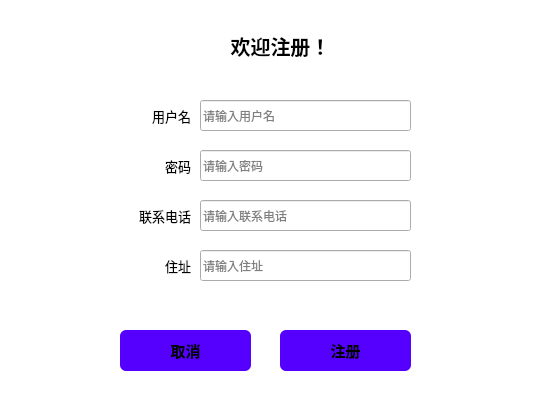
<?xml version="1.0" encoding="UTF-8"?>
<ui version="4.0">
 <class>Register_Page</class>
 <widget class="QWidget" name="Register_Page">
  <property name="geometry">
   <rect>
    <x>0</x>
    <y>0</y>
    <width>540</width>
    <height>420</height>
   </rect>
  </property>
  <property name="minimumSize">
   <size>
    <width>540</width>
    <height>420</height>
   </size>
  </property>
  <property name="maximumSize">
   <size>
    <width>540</width>
    <height>420</height>
   </size>
  </property>
  <property name="windowTitle">
   <string>用户注册</string>
  </property>
  <property name="styleSheet">
   <string notr="true">QWidget#Register_Page  QPushButton
{
	background-color: rgb(85, 0, 255);
	border-radius:6px;
}
QWidget#Register_Page  QPushButton:hover
{
	background-color: rgb(255, 0, 255);
}
QWidget#Register_Page
{
	background-color: rgb(255, 255, 255);
}</string>
  </property>
  <widget class="QPushButton" name="Ok">
   <property name="geometry">
    <rect>
     <x>280</x>
     <y>330</y>
     <width>131</width>
     <height>41</height>
    </rect>
   </property>
   <property name="font">
    <font>
     <pointsize>11</pointsize>
     <bold>true</bold>
    </font>
   </property>
   <property name="styleSheet">
    <string notr="true"/>
   </property>
   <property name="text">
    <string>注册</string>
   </property>
  </widget>
  <widget class="QLabel" name="PhoneNum">
   <property name="geometry">
    <rect>
     <x>110</x>
     <y>200</y>
     <width>81</width>
     <height>31</height>
    </rect>
   </property>
   <property name="font">
    <font>
     <pointsize>10</pointsize>
    </font>
   </property>
   <property name="styleSheet">
    <string notr="true"/>
   </property>
   <property name="text">
    <string>联系电话</string>
   </property>
   <property name="alignment">
    <set>Qt::AlignRight|Qt::AlignTrailing|Qt::AlignVCenter</set>
   </property>
  </widget>
  <widget class="QLabel" name="userNa">
   <property name="geometry">
    <rect>
     <x>110</x>
     <y>100</y>
     <width>81</width>
     <height>31</height>
    </rect>
   </property>
   <property name="font">
    <font>
     <pointsize>10</pointsize>
     <bold>false</bold>
    </font>
   </property>
   <property name="styleSheet">
    <string notr="true"/>
   </property>
   <property name="text">
    <string>用户名</string>
   </property>
   <property name="alignment">
    <set>Qt::AlignRight|Qt::AlignTrailing|Qt::AlignVCenter</set>
   </property>
  </widget>
  <widget class="QLabel" name="Pwd">
   <property name="geometry">
    <rect>
     <x>110</x>
     <y>150</y>
     <width>81</width>
     <height>31</height>
    </rect>
   </property>
   <property name="font">
    <font>
     <pointsize>10</pointsize>
    </font>
   </property>
   <property name="styleSheet">
    <string notr="true"/>
   </property>
   <property name="text">
    <string>密码</string>
   </property>
   <property name="alignment">
    <set>Qt::AlignRight|Qt::AlignTrailing|Qt::AlignVCenter</set>
   </property>
  </widget>
  <widget class="QLineEdit" name="phoneEdit">
   <property name="geometry">
    <rect>
     <x>200</x>
     <y>200</y>
     <width>211</width>
     <height>31</height>
    </rect>
   </property>
   <property name="maxLength">
    <number>11</number>
   </property>
   <property name="placeholderText">
    <string>请输入联系电话</string>
   </property>
  </widget>
  <widget class="QLineEdit" name="adrEdit">
   <property name="geometry">
    <rect>
     <x>200</x>
     <y>250</y>
     <width>211</width>
     <height>31</height>
    </rect>
   </property>
   <property name="placeholderText">
    <string>请输入住址</string>
   </property>
  </widget>
  <widget class="QLabel" name="label">
   <property name="geometry">
    <rect>
     <x>210</x>
     <y>30</y>
     <width>141</width>
     <height>31</height>
    </rect>
   </property>
   <property name="font">
    <font>
     <pointsize>15</pointsize>
     <bold>true</bold>
    </font>
   </property>
   <property name="text">
    <string>欢迎注册！</string>
   </property>
   <property name="alignment">
    <set>Qt::AlignCenter</set>
   </property>
  </widget>
  <widget class="QLabel" name="Address">
   <property name="geometry">
    <rect>
     <x>110</x>
     <y>250</y>
     <width>81</width>
     <height>31</height>
    </rect>
   </property>
   <property name="font">
    <font>
     <pointsize>10</pointsize>
    </font>
   </property>
   <property name="styleSheet">
    <string notr="true"/>
   </property>
   <property name="text">
    <string>住址</string>
   </property>
   <property name="alignment">
    <set>Qt::AlignRight|Qt::AlignTrailing|Qt::AlignVCenter</set>
   </property>
  </widget>
  <widget class="QLineEdit" name="nameEdit">
   <property name="geometry">
    <rect>
     <x>200</x>
     <y>100</y>
     <width>211</width>
     <height>31</height>
    </rect>
   </property>
   <property name="maxLength">
    <number>10</number>
   </property>
   <property name="placeholderText">
    <string>请输入用户名</string>
   </property>
  </widget>
  <widget class="QLineEdit" name="pwdEdit">
   <property name="geometry">
    <rect>
     <x>200</x>
     <y>150</y>
     <width>211</width>
     <height>31</height>
    </rect>
   </property>
   <property name="maxLength">
    <number>12</number>
   </property>
   <property name="echoMode">
    <enum>QLineEdit::Password</enum>
   </property>
   <property name="placeholderText">
    <string>请输入密码</string>
   </property>
  </widget>
  <widget class="QPushButton" name="Cancel">
   <property name="geometry">
    <rect>
     <x>120</x>
     <y>330</y>
     <width>131</width>
     <height>41</height>
    </rect>
   </property>
   <property name="font">
    <font>
     <pointsize>11</pointsize>
     <bold>true</bold>
    </font>
   </property>
   <property name="styleSheet">
    <string notr="true"/>
   </property>
   <property name="text">
    <string>取消</string>
   </property>
  </widget>
 </widget>
 <resources/>
 <connections/>
</ui>
